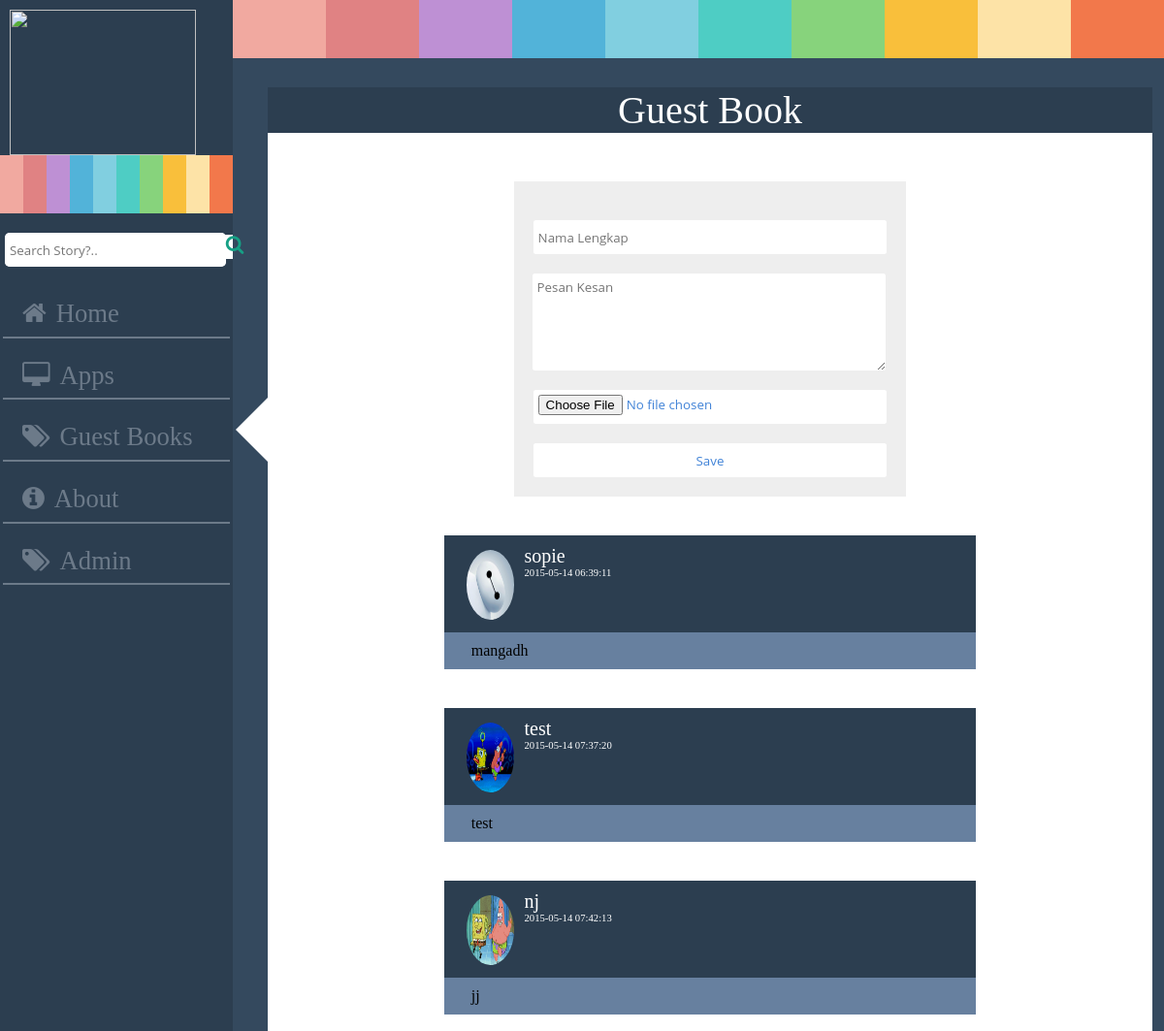
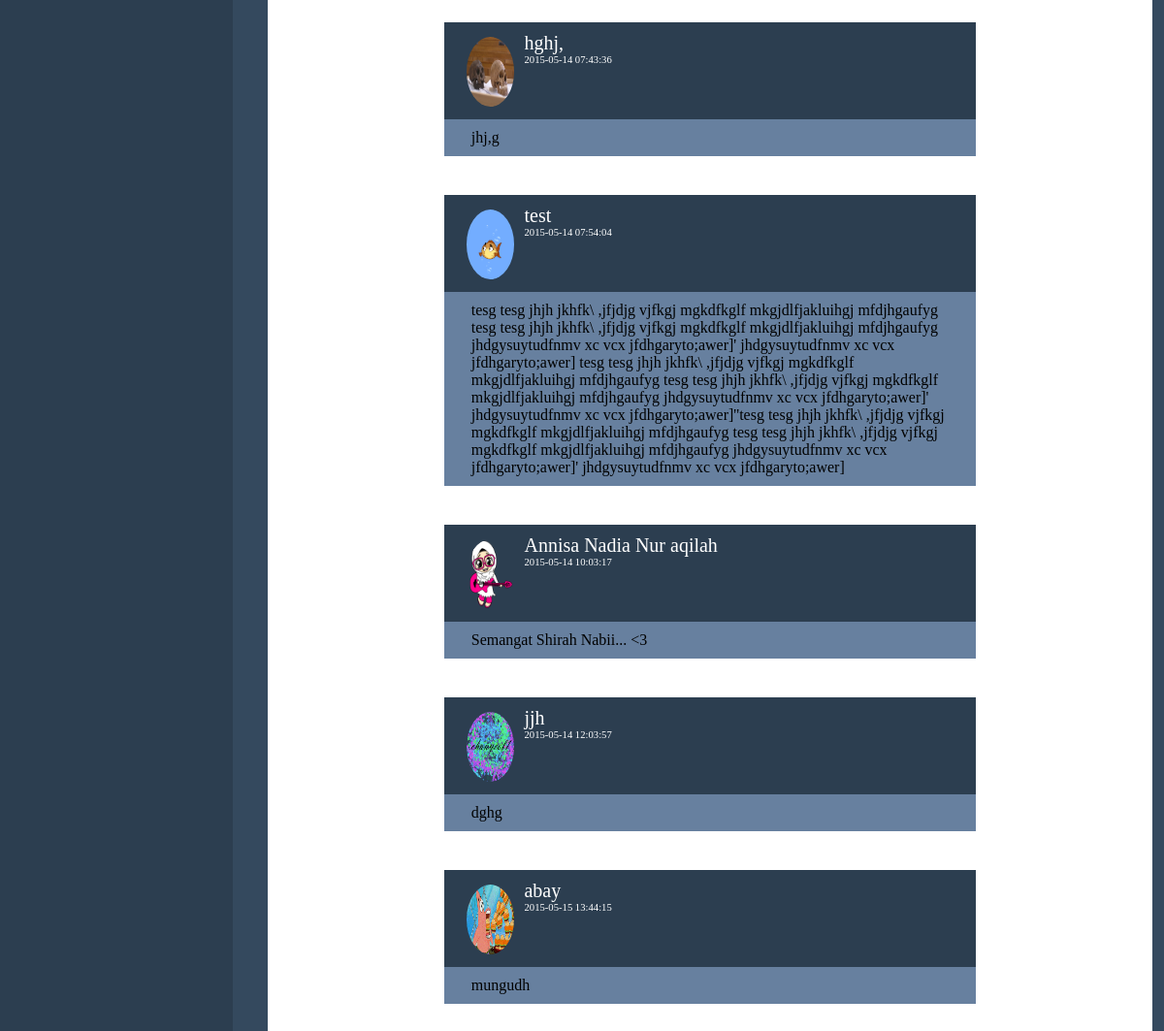
The page /kontak.php on the database its author committed (2 pictures, top to bottom).
### tables this page shows
CREATE TABLE IF NOT EXISTS `kontak` (
  `id_k` int(5) NOT NULL AUTO_INCREMENT,
  `nama_k` varchar(100) NOT NULL,
  `isi_k` text NOT NULL,
  `foto_k` text NOT NULL,
  `tgl_k` datetime NOT NULL,
  PRIMARY KEY (`id_k`)
);

### Web/kontak.php (the view, shortened to what this page needs)
<?php
include("koneksi.php");
?>
<html>
<head>
</head>
<link rel="stylesheet" href="css/font-awesome.min.css" type="text/css">
<link rel="stylesheet" href="css.css">
<body>
<div id="c">
<div id="c1">
	<div id="logo">
	<img src="f/sn.png">
	</div>
	<div id="a">
	<div id="s1"></div>
	<div id="s2"></div>
	<div id="s3"></div>
	<div id="s4"></div>
	<div id="s5"></div>
	<div id="s6"></div>
	<div id="s7"></div>
	<div id="s8"></div>
	<div id="s9"></div>
	<div id="s10"></div>
	</div>
	<div id="pencarian">
	<div id="cari">
	<form action="cari.php" method="Post" enctype="multipart/form-data">
		<input type="text" name="cari" placeholder="Search Story?.." required>
	</form>
	</div>
	<div id="ca"><i class="fa fa-search"></i></div>
	</div>
	<a href="index.php">
	<div id="home"><i class="fa fa-home"><span style="margin-left:10px;">Home</span></i></div>
	</a>
	<a href="app.php">
	<div id="app"><i class="fa fa-desktop"><span style="margin-left:10px;">Apps</span></i></div>
	</a>
        <a href="kontak.php">
	<div id="guest"><i class="fa fa-tags"><span style="margin-left:10px;">Guest Books</span></i></div>
	</a>
	<a href="about.php">
	<div id="about"><i class="fa fa-info-circle"><span style="margin-left:10px;">About</span></i></div>
	</a>
	<a href="admin.php">
	<div id="admin"><i class="fa fa-tags"><span style="margin-left:10px;">Admin</span></i></div>
	</a>
</div>
<div id="c2">
	<div id="a">
	<div id="s1"></div>
	<div id="s2"></div>
	<div id="s3"></div>
	<div id="s4"></div>
	<div id="s5"></div>
	<div id="s6"></div>
	<div id="s7"></div>
	<div id="s8"></div>
	<div id="s9"></div>
	<div id="s10"></div>
	</div>
	<div id="kt1">
		<div id="kt2"></div>
		<div id="kt3">
			<div id="kt4">Guest Book</div>
			<div id="kt5">
			<form action="simpan1.php" method="POST" enctype ="multipart/form-data">
                	<input name="nama_k" type="text"  placeholder="Nama Lengkap"><br/>
                	<textarea name="isi_k" type="text"  placeholder="Pesan Kesan"></textarea><br/>
                        <input name="foto_k" type="file" placeholder="Foto"><br/>
                  	<input id="tombol" type="submit" value="Save" onclick="return confirm('Save Data?')">
                        </form>
		        </div>
                        <div id="kt6">
                        <?php
	                $sql = "select * from kontak order by id_k";
	                foreach ($sh->query($sql) as $data) :
	                ?>
                        <div id="kt7">
                           <div id="kt8">
                             <div id="ktf">
	                       <div id="kt9"><img src="foto_k/<?php echo $data['foto_k']; ?>"></div>
                             </div>
                              <div id="kti">
	                       <div id="kt10"><?php echo $data['nama_k']; ?></div>
	                       <div id="kt11"><?php echo $data['tgl_k']; ?></div>
                              </div>
                           </div>
                           <div id="kt12">
	                       <div id="kt13"><?php echo $data['isi_k']; ?></div>
                           </div>
                       </div>
                       <?php
	               endforeach;
	               ?>
                        </div>
                  </div>
		</div>
	</div>
</div>
	</body>
	</html>

### rows shown on the page
kontak: foto_k (picture), nama_k "sopie", tgl_k "2015-05-14 06:39:11", isi_k "mangadh"
kontak: foto_k (picture), nama_k "test", tgl_k "2015-05-14 07:37:20", isi_k "test"
kontak: foto_k (picture), nama_k "nj", tgl_k "2015-05-14 07:42:13", isi_k "jj"
kontak: foto_k (picture), nama_k "hghj,", tgl_k "2015-05-14 07:43:36", isi_k "jhj,g"
kontak: foto_k (picture), nama_k "test", tgl_k "2015-05-14 07:54:04", isi_k "tesg tesg jhjh jkhfk\\ ,jfjdjg vjfkgj mgkdfkglf mkgjdlfjakluihgj mfdjhgaufyg tesg tesg jhjh jkhfk\\ ,jfjdjg vjfkgj mgkdfkglf mkgjdlfjakluihgj mfdjhgaufyg jhdgysuytudfnmv xc vcx jfdhgaryto;awer]' jhdgysuytudfnmv xc vcx jfdhgaryto;awer] tesg tesg jhjh jkhfk\\ ,jfjdjg vjfkgj mgkdfkglf mkgjdlfjakluihgj mfdjhgaufyg tesg tesg jhjh jkhfk\\ ,jfjdjg vjfkgj mgkdfkglf mkgjdlfjakluihgj mfdjhgaufyg jhdgysuytudfnmv xc vcx jfdhgaryto;awer]' jhdgysuytudfnmv xc vcx jfdhgaryto;awer]''tesg tesg jhjh jkhfk\\ ,jfjdjg vjfkgj mgkdfkglf mkgjdlfjakluihgj mfdjhgaufyg tesg tesg jhjh jkhfk\\ ,jfjdjg vjfkgj mgkdfkglf mkgjdlfjakluihgj mfdjhgaufyg jhdgysuytudfnmv xc vcx jfdhgaryto;awer]' jhdgysuytudfnmv xc vcx jfdhgaryto;awer]"
kontak: foto_k (picture), nama_k "Annisa Nadia Nur aqilah", tgl_k "2015-05-14 10:03:17", isi_k "Semangat Shirah Nabii... <3"
kontak: foto_k (picture), nama_k "jjh", tgl_k "2015-05-14 12:03:57", isi_k "dghg"
kontak: foto_k (picture), nama_k "abay", tgl_k "2015-05-15 13:44:15", isi_k "mungudh"
